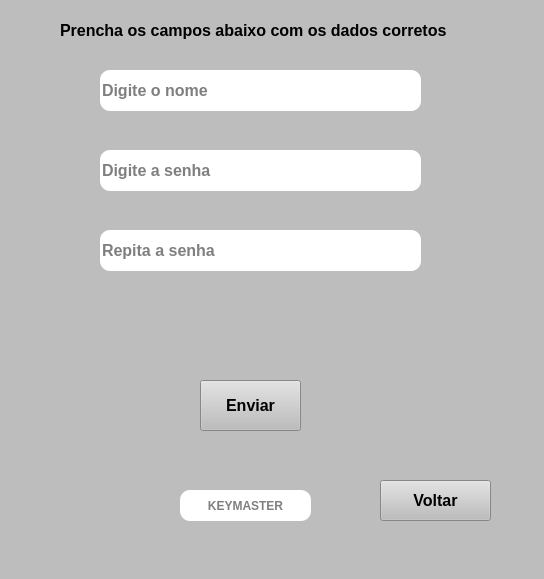
<?xml version="1.0" encoding="UTF-8"?>
<ui version="4.0">
 <class>MainWindow</class>
 <widget class="QMainWindow" name="MainWindow">
  <property name="geometry">
   <rect>
    <x>0</x>
    <y>0</y>
    <width>544</width>
    <height>579</height>
   </rect>
  </property>
  <property name="font">
   <font>
    <family>Arial</family>
    <pointsize>12</pointsize>
    <weight>75</weight>
    <bold>true</bold>
   </font>
  </property>
  <property name="windowTitle">
   <string>MainWindow</string>
  </property>
  <property name="styleSheet">
   <string notr="true">background-color: rgb(189, 189, 189);
</string>
  </property>
  <widget class="QWidget" name="centralwidget">
   <widget class="QLineEdit" name="lineEdit">
    <property name="geometry">
     <rect>
      <x>100</x>
      <y>70</y>
      <width>321</width>
      <height>41</height>
     </rect>
    </property>
    <property name="font">
     <font>
      <family>Arial</family>
      <pointsize>12</pointsize>
      <weight>75</weight>
      <bold>true</bold>
     </font>
    </property>
    <property name="cursor">
     <cursorShape>ArrowCursor</cursorShape>
    </property>
    <property name="styleSheet">
     <string notr="true">border-radius:10px;
background-color: rgb(255, 255, 255);</string>
    </property>
    <property name="text">
     <string/>
    </property>
    <property name="placeholderText">
     <string>Digite o nome</string>
    </property>
   </widget>
   <widget class="QLineEdit" name="lineEdit_3">
    <property name="geometry">
     <rect>
      <x>100</x>
      <y>150</y>
      <width>321</width>
      <height>41</height>
     </rect>
    </property>
    <property name="font">
     <font>
      <family>Arial</family>
      <pointsize>12</pointsize>
      <weight>75</weight>
      <bold>true</bold>
     </font>
    </property>
    <property name="cursor">
     <cursorShape>ArrowCursor</cursorShape>
    </property>
    <property name="styleSheet">
     <string notr="true">border-radius:10px;
background-color: rgb(255, 255, 255);</string>
    </property>
    <property name="text">
     <string/>
    </property>
    <property name="echoMode">
     <enum>QLineEdit::Password</enum>
    </property>
    <property name="placeholderText">
     <string>Digite a senha</string>
    </property>
   </widget>
   <widget class="QLineEdit" name="lineEdit_4">
    <property name="geometry">
     <rect>
      <x>100</x>
      <y>230</y>
      <width>321</width>
      <height>41</height>
     </rect>
    </property>
    <property name="font">
     <font>
      <family>Arial</family>
      <pointsize>12</pointsize>
      <weight>75</weight>
      <bold>true</bold>
     </font>
    </property>
    <property name="cursor">
     <cursorShape>ArrowCursor</cursorShape>
    </property>
    <property name="styleSheet">
     <string notr="true">border-radius:10px;
background-color: rgb(255, 255, 255);</string>
    </property>
    <property name="text">
     <string/>
    </property>
    <property name="echoMode">
     <enum>QLineEdit::Password</enum>
    </property>
    <property name="placeholderText">
     <string>Repita a senha </string>
    </property>
   </widget>
   <widget class="QLabel" name="label">
    <property name="geometry">
     <rect>
      <x>60</x>
      <y>10</y>
      <width>391</width>
      <height>41</height>
     </rect>
    </property>
    <property name="font">
     <font>
      <family>Arial</family>
      <pointsize>12</pointsize>
      <weight>75</weight>
      <bold>true</bold>
     </font>
    </property>
    <property name="text">
     <string>Prencha os campos abaixo com os dados corretos </string>
    </property>
   </widget>
   <widget class="QLineEdit" name="lineEdit_5">
    <property name="geometry">
     <rect>
      <x>180</x>
      <y>490</y>
      <width>131</width>
      <height>31</height>
     </rect>
    </property>
    <property name="font">
     <font>
      <family>Arial</family>
      <pointsize>9</pointsize>
      <weight>75</weight>
      <bold>true</bold>
     </font>
    </property>
    <property name="styleSheet">
     <string notr="true">border-radius:10px;
background-color: rgb(255, 255, 255);</string>
    </property>
    <property name="text">
     <string/>
    </property>
    <property name="echoMode">
     <enum>QLineEdit::Password</enum>
    </property>
    <property name="alignment">
     <set>Qt::AlignCenter</set>
    </property>
    <property name="placeholderText">
     <string>KEYMASTER</string>
    </property>
   </widget>
   <widget class="QLabel" name="label_2">
    <property name="geometry">
     <rect>
      <x>90</x>
      <y>460</y>
      <width>71</width>
      <height>71</height>
     </rect>
    </property>
    <property name="font">
     <font>
      <family>Arial</family>
      <pointsize>12</pointsize>
      <weight>75</weight>
      <bold>true</bold>
     </font>
    </property>
    <property name="text">
     <string/>
    </property>
    <property name="pixmap">
     <pixmap>../Icones/bulb.png</pixmap>
    </property>
   </widget>
   <widget class="QPushButton" name="pushButton">
    <property name="geometry">
     <rect>
      <x>380</x>
      <y>480</y>
      <width>111</width>
      <height>41</height>
     </rect>
    </property>
    <property name="font">
     <font>
      <family>Arial</family>
      <pointsize>12</pointsize>
      <weight>75</weight>
      <bold>true</bold>
     </font>
    </property>
    <property name="text">
     <string>Voltar</string>
    </property>
   </widget>
   <widget class="QLabel" name="label_3">
    <property name="geometry">
     <rect>
      <x>20</x>
      <y>310</y>
      <width>511</width>
      <height>41</height>
     </rect>
    </property>
    <property name="font">
     <font>
      <family>Arial</family>
      <pointsize>12</pointsize>
      <weight>75</weight>
      <bold>true</bold>
     </font>
    </property>
    <property name="styleSheet">
     <string notr="true">color: rgb(0, 0, 0);</string>
    </property>
    <property name="text">
     <string/>
    </property>
    <property name="alignment">
     <set>Qt::AlignCenter</set>
    </property>
   </widget>
   <widget class="QPushButton" name="pushButton_2">
    <property name="geometry">
     <rect>
      <x>200</x>
      <y>380</y>
      <width>101</width>
      <height>51</height>
     </rect>
    </property>
    <property name="font">
     <font>
      <family>Arial</family>
      <pointsize>12</pointsize>
      <weight>75</weight>
      <bold>true</bold>
     </font>
    </property>
    <property name="text">
     <string>Enviar</string>
    </property>
   </widget>
  </widget>
  <widget class="QMenuBar" name="menubar">
   <property name="geometry">
    <rect>
     <x>0</x>
     <y>0</y>
     <width>544</width>
     <height>21</height>
    </rect>
   </property>
  </widget>
  <widget class="QStatusBar" name="statusbar"/>
 </widget>
 <resources/>
 <connections/>
</ui>
